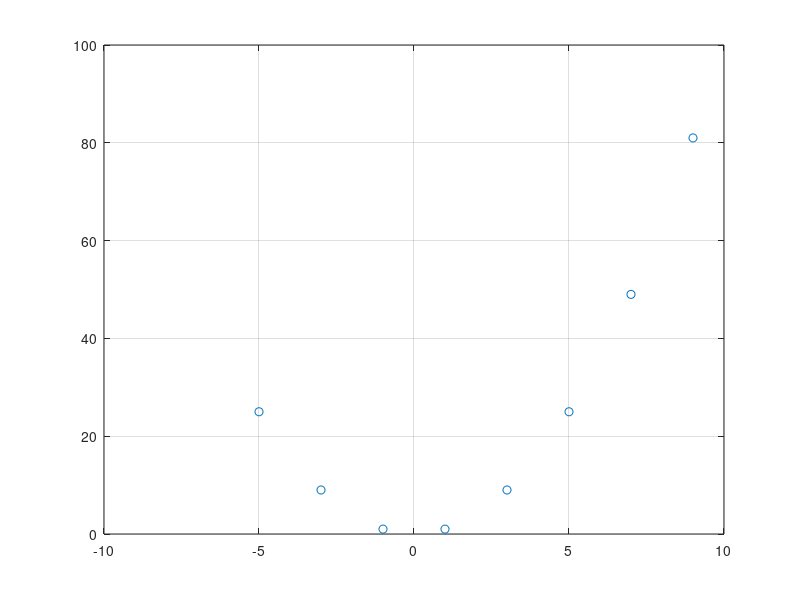

Write MATLAB code to recreate this figure.
clc;clear all;close all;

%% create test dataset
x = [-5:2:10]';
% x = x + randn(1,length(x));
y = x.^2;
plot(x,y,'o');
hold on;
grid on;

%% Gauss-newton
p = ones(3,1);

max_iter = 10;


for i = 1:max_iter
    error = y - (p(1)*x.^2+p(2)*x+p(3));
    j_e = 2*p(1)*x+p(2);
    p = p - inv(j_e'*j_e)*j_e'*error;
end
